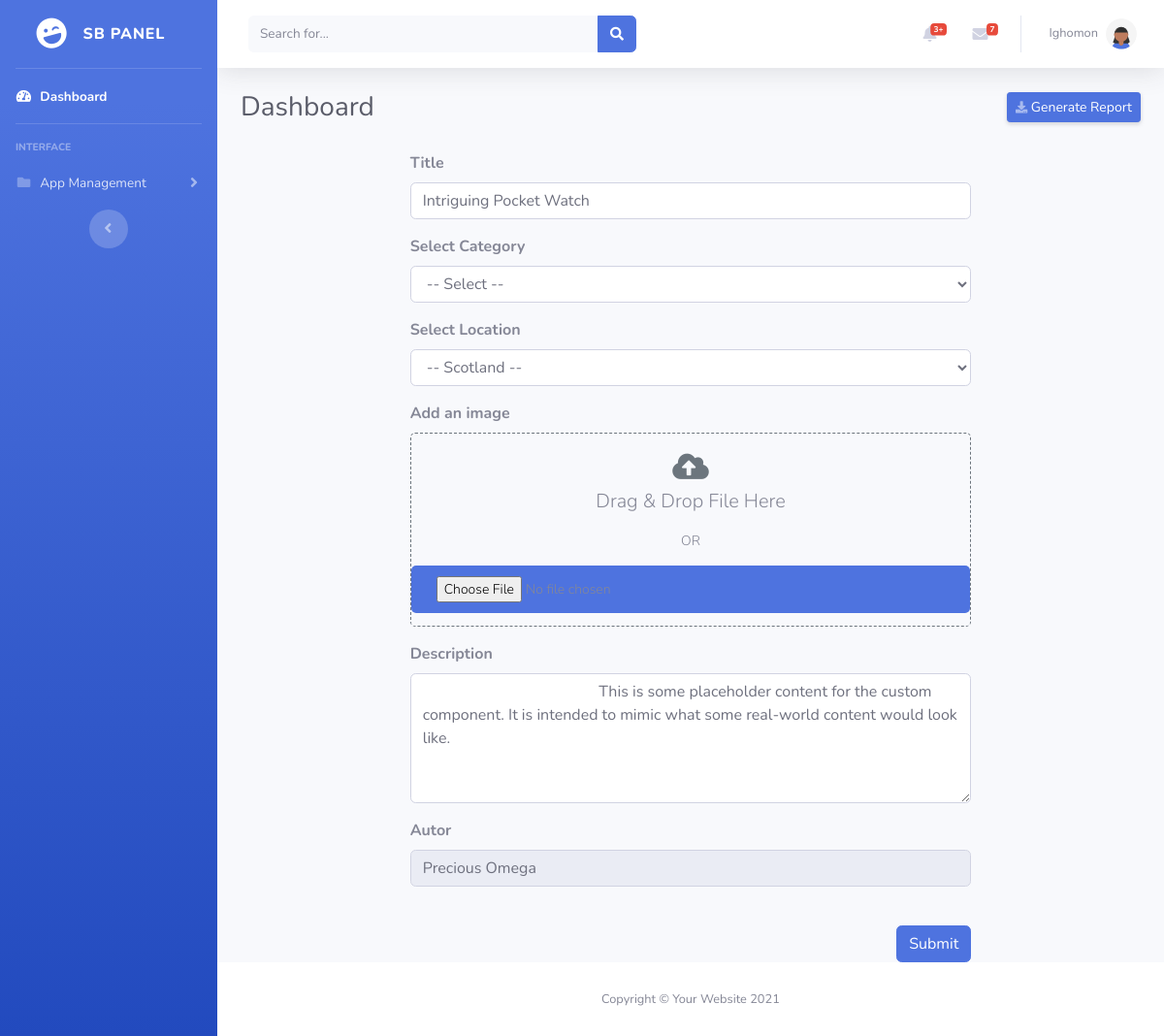
The page /admin/admin-edit-post.php?id=1 (signed in) on the database its author committed.
### tables this page shows
CREATE TABLE `stories` (
  `id` int(11) NOT NULL,
  `title` varchar(255) NOT NULL,
  `cat` varchar(255) NOT NULL,
  `loc` varchar(255) NOT NULL,
  `img` varchar(255) NOT NULL,
  `descript` longtext NOT NULL,
  `user_id` int(11) NOT NULL,
  `stat` int(128) NOT NULL
);

CREATE TABLE `u_admin` (
  `id` int(11) NOT NULL,
  `username` varchar(128) NOT NULL,
  `email` varchar(255) NOT NULL,
  `pass_hash` varchar(255) NOT NULL
);

CREATE TABLE `users` (
  `id` int(11) NOT NULL,
  `f_name` varchar(128) NOT NULL,
  `l_name` varchar(128) NOT NULL,
  `email` varchar(255) NOT NULL,
  `password_hash` varchar(255) NOT NULL,
  `stat` int(128) NOT NULL
);

### admin/admin-edit-post.php (the view, shortened to what this page needs)
<?php include 'includes/cookie.php'; ?>
<?php if (isset($user)){ ?>
<!DOCTYPE html>
<html lang="en">
<head>
    <link href="vendor/fontawesome-free/css/all.min.css" rel="stylesheet" type="text/css">
    <link href="../assets/css/sb-admin-2.min.css" rel="stylesheet">
   <link href="vendor/datatables/dataTables.bootstrap4.min.css" rel="stylesheet">
   <link rel="stylesheet" href="../assets/css/drag.css">
</head>
<body id="page-top">
    <div id="wrapper">
        <?php include 'includes/sidebar.php'; ?>
        <?php
            $id = intval($_GET['id']);
            $sql = "SELECT *, users.f_name, users.l_name FROM stories JOIN users ON users.id=stories.user_id WHERE stories.id=$id";
            $mysqli->real_query($sql);
            if ($mysqli->field_count) {
                $users = $mysqli->store_result();
                foreach ($users as $user) {
                    $full_name = htmlentities($user["f_name"] . " " . $user["l_name"]);?>
        <div id="content-wrapper" class="d-flex flex-column">
            <div id="content">
                <nav class="navbar navbar-expand navbar-light bg-white topbar mb-4 static-top shadow">
                    <form
                        class="d-none d-sm-inline-block form-inline mr-auto ml-md-3 my-2 my-md-0 mw-100 navbar-search">
                        <div class="input-group">
                            <input type="text" class="form-control bg-light border-0 small" placeholder="Search for..."
                                aria-label="Search" aria-describedby="basic-addon2">
                            <div class="input-group-append">
                                <button class="btn btn-primary" type="button">
                                    <i class="fas fa-search fa-sm"></i>
                                </button>
                            </div>
                        </div>
                    </form>
                    <ul class="navbar-nav ml-auto">
                        <?php include 'includes/template/alert.php'; ?>
                        <?php include 'includes/template/message.php'; ?>
                        <li class="nav-item dropdown no-arrow">
                            <a class="nav-link dropdown-toggle" href="#" id="userDropdown" role="button"
                                data-toggle="dropdown" aria-haspopup="true" aria-expanded="false">
                                <span class="mr-2 d-none d-lg-inline text-gray-600 small">
                                <?php
                                    $admin_id = $_SESSION['user_id'];
                                    $sql = sprintf("SELECT * FROM u_admin WHERE id = '%s'",$admin_id);
                                    $stmt = $mysqli->query($sql);
                                    $users = $stmt->fetch_assoc();
                                    $admin_name = htmlentities($users["username"]);
                                    echo htmlentities($admin_name); ?>
                                </span>
                                <img class="img-profile rounded-circle" src="img/undraw_profile_1.svg">
                            </a>
                        </li>
                    </ul>
                </nav>
                <div class="container-fluid">
                    <div class="d-sm-flex align-items-center justify-content-between mb-4">
                        <h1 class="h3 mb-0 text-gray-800">Dashboard</h1>
                        <a href="#" class="d-none d-sm-inline-block btn btn-sm btn-primary shadow-sm"><i
                                class="fas fa-download fa-sm text-white-50"></i> Generate Report</a>
                    </div>
                    <div class="container">
                        <div class="row">
                            <div class="col-md-10 col-lg-8 mx-auto">
                                <form action="admin-edit-post-process.php" id="contactForm" method="post" enctype="multipart/form-data" name="add_post" onsubmit="return validate();">
                                    <div class="control-group">
                                        <div class="form-group floating-label-form-group controls">
                                        <label class="form-text" for="title"><strong>Title</strong></label>
                                        <input class="form-control" type="text" id="title" required placeholder="Title" name="title"
                                        value="<?php echo htmlentities($user["title"]); ?>">
                                        </div>
                                    </div>
                                    <div class="control-group">
                                        <div class="form-group floating-label-form-group controls">
                                        <label class="form-text" for="select1"><strong>Select Category</strong></label>
                                        <select class="form-control" id="select1" name="select1" required>
                                            <option value="">-- Select --</option>
                                        </select>
                                        </div>
                                    </div>
                                    <div class="control-group">
                                        <div class="form-group floating-label-form-group controls">
                                        <label class="form-text" for="select2"><strong>Select Location</strong></label>
                                        <select class="form-control" id="select2" name="select2" required>
                                            <option value="">-- Scotland --</option>
                                        </select>
                                        </div>
                                    </div>
                                    <div class="control-group">
                                        <div class="form-group floating-label-form-group controls">
                                        <label class="form-text" for="file1"><strong>Add an image</strong></label>
                                        <div class="drag-image">
                                            <div class="icon"><i class="fas fa-cloud-upload-alt"></i></div>
                                            <h6>Drag & Drop File Here</h6>
                                            <span>OR</span>
                                            <input type="file" class="form-control-file" id="file1" name="file1" value="<?php echo htmlentities($user["img"]); ?>">
                                        </div>
                                        </div>
                                    </div>
                                    <div class="control-group">
                                        <div class="form-group floating-label-form-group controls">
                                        <label class="form-text" for="desc"><strong>Description</strong></label>
                                        <textarea class="form-control" id="desc" required rows="5" name="desc">
                                            <?php echo htmlentities($user["descript"]); ?>
                                        </textarea>
                                        </div>
                                    </div>
                                    <div class="control-group">
                                        <div class="form-group floating-label-form-group controls">
                                        <label class="form-text" for="name"><strong>Autor</strong></label>
                                        <input class="form-control" type="text" id="name" disabled name="name" value="<?php echo htmlentities($full_name); ?>">
                                        </div>
                                    </div>
                                    <br>
                                    <div class="form-group">
                                        <button class="btn btn-primary float-right" id="sendMessageButton" type="submit" name="submit">Submit
                                        </button>
                                    </div>
                                </form>
                            </div>
                            <?php }
                                    } ?>
                        </div>
                    </div>
                </div>
            </div>
            <?php include 'includes/footer.php'; ?>
        </div>
    </div>
</body>
</html>
<?php }else{header('location: login.php');  }?>

### admin/includes/template/alert.php (shortened to what this page needs)
<li class="nav-item dropdown no-arrow mx-1">
    <a class="nav-link dropdown-toggle" href="#" id="alertsDropdown" role="button"
        data-toggle="dropdown" aria-haspopup="true" aria-expanded="false">
        <i class="fas fa-bell fa-fw"></i>
        <span class="badge badge-danger badge-counter">3+</span>
    </a>
</li>

### admin/includes/template/message.php (shortened to what this page needs)
<li class="nav-item dropdown no-arrow mx-1">
                            <a class="nav-link dropdown-toggle" href="#" id="messagesDropdown" role="button"
                                data-toggle="dropdown" aria-haspopup="true" aria-expanded="false">
                                <i class="fas fa-envelope fa-fw"></i>
                                <span class="badge badge-danger badge-counter">7</span>
                            </a>
                        </li>

### assets/css/drag.css (style rules this page uses)
.drag-image { border: 1px dashed #6c757d; height: 200px; width: 100%; border-radius: 5px; font-weight: 400; display: flex; align-items: center; justify-content: center; flex-direction: column; }
.drag-image .icon { font-size: 30px; color: #6c757d; }
.drag-image h6 { font-size: 20px; font-weight: 300; }
.drag-image span { font-size: 14px; font-weight: 300; margin: 10px 0 15px 0; }
.drag-image button, .drag-image input { padding: 10px 25px; font-size: 14px; font-weight: 300; border: none; outline: none; background: #4e73df; border: 1px solid transparent; border-radius: 5px; cursor: pointer; transition: all 0.5s; }

### rows shown on the page
stories: u_admin.username "Ighomon", title "Intriguing Pocket Watch", desc "This is some placeholder content for the custom component. It is intended to mimic what some real-world content would look like.", name "Precious Omega"
